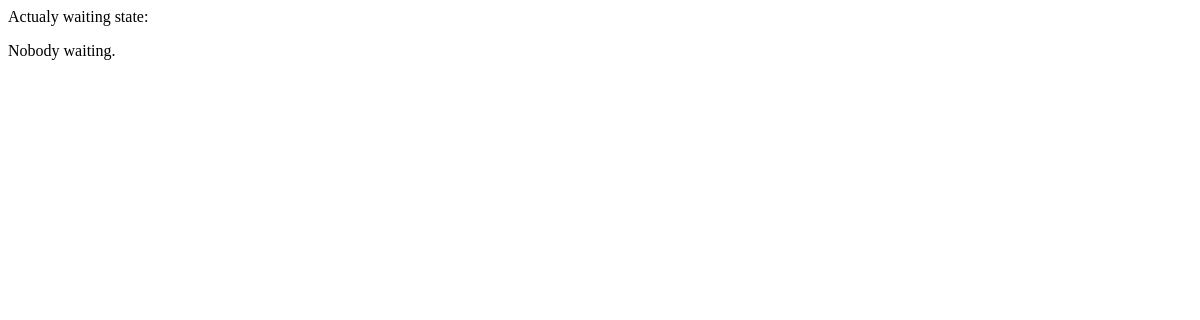
/waiting/, run on an earlier commit of the app's database.
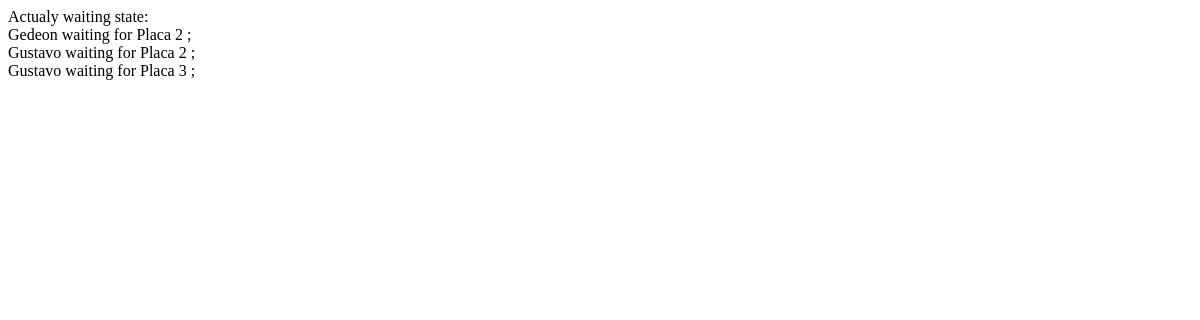
And on a later commit of the database.
### server/free2me/models.py (models this page shows, shortened)
class Waiting(models.Model):
    relationship = models.ForeignKey(Relationship)
    time = models.DateTimeField(auto_now_add=True,)

class Relationship(models.Model):
    user = models.ForeignKey(User)
    resource = models.ForeignKey(Resource)

class User(models.Model):
    name = models.CharField(max_length=200)
    def __unicode__(self):
        return self.name

class Resource(models.Model):
    name = models.CharField(max_length=200)
    def __unicode__(self):
        return self.name

### server/free2me/views.py (the view)
def waiting(request):
    waiting = Waiting.objects.all()
    return render_to_response(  './waiting.html', {'waiting':waiting})

### server/free2me/templates/waiting.html (shortened to what this page needs)
{% if waiting %}
    {% for waited in waiting  %}
    <BR>{{ waited.relationship.user }} waiting for {{ waited.relationship.resource }} ;
    {% endfor %}
{% else %}
    <p>Nobody waiting.</p>
{% endif %}

What changed in the data, as far as the page shows it:
added Waiting: relationship.user "Gedeon", relationship.resource "Placa 2"
added Waiting: relationship.user "Gustavo", relationship.resource "Placa 2"
added Waiting: relationship.user "Gustavo", relationship.resource "Placa 3"
Also different on the page:
text no longer shown: "Nobody waiting."
